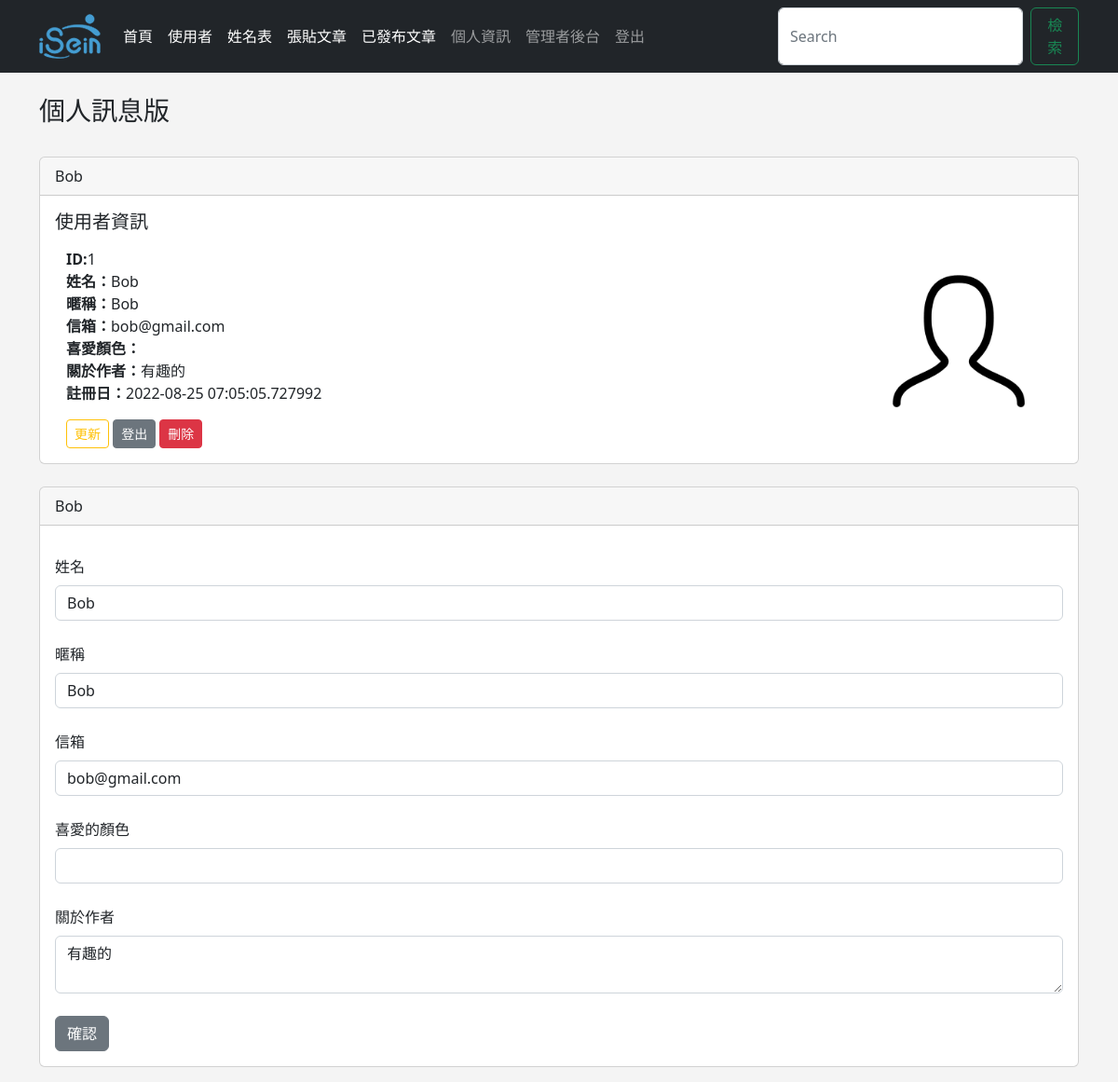
The app's page /dashboard (signed in) with its own data.
### app.py (models this page shows, shortened)
class Users(db.Model, UserMixin):
    id = db.Column(db.Integer, primary_key=True)
    username = db.Column(db.String(20), nullable=False)
    name = db.Column(db.String(200), nullable=False)
    email = db.Column(db.String(200), nullable=False, unique=True)
    favorite_color = db.Column(db.String(120))
    about_author = db.Column(db.Text())
    password_hash = db.Column(db.String(128))
    date_added = db.Column(db.DateTime, default=datetime.utcnow)
    posts = db.relationship('Posts', backref="poster")
    @property
    def password(self):
        raise AttributeError("哈希屬性不可讀取！")

### app.py (the view)
@app.route('/dashboard', methods=['GET', 'POST'])
@login_required
def dashboard():
    form = UserForm()
    id = current_user.id
    name_to_update = Users.query.get_or_404(id)
    if request.method == 'POST':
        name_to_update.name=request.form['name']
        name_to_update.email=request.form['email']
        name_to_update.favorite_color=request.form['favorite_color']
        name_to_update.username=request.form['username']
        name_to_update.about_author=request.form['about_author']
        try:
            db.session.commit()
            flash('使用者已成功更新')
            return render_template('dashboard.html',
                form=form,
                name_to_update=name_to_update)
        except:
            flash("看來有些問題，請再試試！")
            return render_template("dashboard.html",
                form=form,
                name_to_update=name_to_update)
    else:
        return render_template("dashboard.html",
            form=form,
            name_to_update=name_to_update,
            id=id)

### webforms.py
class UserForm(FlaskForm):
    name = StringField("姓名", validators=[DataRequired()])
    username = StringField("暱稱")
    email = StringField("信箱", validators=[DataRequired()])
    favorite_color = StringField("喜愛的顏色")
    about_author = TextAreaField("關於作者")
    password_hash = PasswordField('請輸入密碼',
        validators=[DataRequired(),
        EqualTo('password_hash2', message='密碼必須匹配')])
    password_hash2 = PasswordField('請再次輸入密碼', validators=[DataRequired()])
    submit = SubmitField("確認")

class SearchForm(FlaskForm):
    searched = StringField('Searched', validators=[DataRequired()])
    submit = SubmitField("確認")

### app.py (called while the page is built)
@login_manager.user_loader
def load_user(user_id):
    return Users.query.get(int(user_id))

@app.context_processor
def base():
    form = SearchForm()
    return dict(form=form)

### templates/dashboard.html (shortened to what this page needs)
{% extends 'base.html' %}
{% block content %}
    <h3>個人訊息版</h3>
    <br/>
    <div class="card">
        <div class="card-header">
            {{ current_user.name }}
        </div>
        <div class="card-body">
          <h5 class="card-title">使用者資訊</h5>
          <p class="card-text">
            <div class="container">
              <div class="row">
                <div class="col-8">
                  <strong>ID:</strong>{{ current_user.id }}<br/>
                  <strong>姓名：</strong>{{ current_user.name }}<br/>
                  <strong>暱稱：</strong>{{ current_user.username }}<br/>
                  <strong>信箱：</strong>{{ current_user.email }}<br/>
                  <strong>喜愛顏色：</strong>{{ current_user.favorite_color }}<br/>
                  <strong>關於作者：</strong>{{ current_user.about_author }}<br/>
                  <strong>註冊日：</strong>{{ current_user.date_added }}<br/>
          </p>
                  <a href="{{ url_for('update', id=current_user.id) }}" class="btn btn-outline-warning btn-sm">更新</a>
                  <a href="{{ url_for('logout') }}" class="btn btn-secondary btn-sm">登出</a>
                  <a href="{{ url_for('delete', id=current_user.id) }}" class="btn btn-danger btn-sm">刪除</a>
                </div>
                <br/><br/>
                <div class="col-4">
                  <img src="{{ url_for('static', filename='images/person1.png') }}" width="200" align="right">
                </div>
              </div>
            </div>
<br/>
    <div class="card">
      <div class="card-header">
        {{ current_user.name }}
      </div>
      <div class="card-body">
        <p class="card-text">
          <form action='/dashboard' method="POST">
            {{ form.name.label(class="form-label") }}
            {{ form.name(class="form-control", value=name_to_update.name) }}
            <br/>
            {{ form.username.label(class="form-label") }}
            {{ form.username(class="form-control", value=name_to_update.username) }}
            <br/>
            {{ form.email.label(class="form-label") }}
            {{ form.email(class="form-control", value=name_to_update.email) }}
            <br/>
            {{ form.favorite_color.label(class="form-label") }}
            {{ form.favorite_color(class="form-control", value=name_to_update.favorite_color) }}
            <br/>
            {{ form.about_author.label(class="form-label") }}
            <textarea name="about_author" class="form-control">{{ name_to_update.about_author }}</textarea>
            <br/>
            {{ form.submit(class="btn btn-secondary") }}
          </form>
              </div>
            </div>
{% endblock %}

### static/css/style.css (style rules this page uses)
body { background: #f4f4f4f0; }

### records on screen
Users: name "Bob", id "1", username "Bob", email "bob@gmail.com", about_author "有趣的", date_added "2022-08-25 07:05:05.727992"
